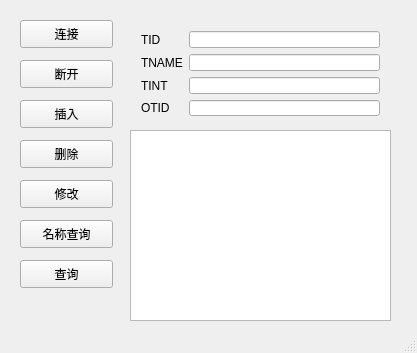
<?xml version="1.0" encoding="UTF-8"?>
<ui version="4.0">
 <class>MainWindow</class>
 <widget class="QMainWindow" name="MainWindow">
  <property name="geometry">
   <rect>
    <x>0</x>
    <y>0</y>
    <width>417</width>
    <height>353</height>
   </rect>
  </property>
  <property name="windowTitle">
   <string>MainWindow</string>
  </property>
  <widget class="QWidget" name="centralWidget">
   <widget class="QPushButton" name="btnCnt">
    <property name="geometry">
     <rect>
      <x>20</x>
      <y>20</y>
      <width>93</width>
      <height>28</height>
     </rect>
    </property>
    <property name="text">
     <string>连接</string>
    </property>
   </widget>
   <widget class="QPushButton" name="btnSelByname">
    <property name="geometry">
     <rect>
      <x>20</x>
      <y>220</y>
      <width>93</width>
      <height>28</height>
     </rect>
    </property>
    <property name="text">
     <string>名称查询</string>
    </property>
   </widget>
   <widget class="QPushButton" name="btnDcnt">
    <property name="geometry">
     <rect>
      <x>20</x>
      <y>60</y>
      <width>93</width>
      <height>28</height>
     </rect>
    </property>
    <property name="text">
     <string>断开</string>
    </property>
   </widget>
   <widget class="QPushButton" name="btnAdd">
    <property name="geometry">
     <rect>
      <x>20</x>
      <y>100</y>
      <width>93</width>
      <height>28</height>
     </rect>
    </property>
    <property name="text">
     <string>插入</string>
    </property>
   </widget>
   <widget class="QPushButton" name="btnDel">
    <property name="geometry">
     <rect>
      <x>20</x>
      <y>140</y>
      <width>93</width>
      <height>28</height>
     </rect>
    </property>
    <property name="text">
     <string>删除</string>
    </property>
   </widget>
   <widget class="QPushButton" name="btnUpdate">
    <property name="geometry">
     <rect>
      <x>20</x>
      <y>180</y>
      <width>93</width>
      <height>28</height>
     </rect>
    </property>
    <property name="text">
     <string>修改</string>
    </property>
   </widget>
   <widget class="QWidget" name="gridLayoutWidget">
    <property name="geometry">
     <rect>
      <x>130</x>
      <y>20</y>
      <width>261</width>
      <height>107</height>
     </rect>
    </property>
    <layout class="QGridLayout" name="gridLayout">
     <item row="0" column="1">
      <widget class="QLineEdit" name="line_id"/>
     </item>
     <item row="1" column="0">
      <widget class="QLabel" name="label_name">
       <property name="text">
        <string>TNAME</string>
       </property>
      </widget>
     </item>
     <item row="2" column="0">
      <widget class="QLabel" name="label_int">
       <property name="text">
        <string>TINT</string>
       </property>
      </widget>
     </item>
     <item row="2" column="1">
      <widget class="QLineEdit" name="line_int"/>
     </item>
     <item row="1" column="1">
      <widget class="QLineEdit" name="line_name"/>
     </item>
     <item row="0" column="0">
      <widget class="QLabel" name="label_id">
       <property name="text">
        <string>TID</string>
       </property>
      </widget>
     </item>
     <item row="3" column="0">
      <widget class="QLabel" name="label_id_new">
       <property name="text">
        <string>OTID</string>
       </property>
      </widget>
     </item>
     <item row="3" column="1">
      <widget class="QLineEdit" name="line_id_old"/>
     </item>
    </layout>
   </widget>
   <widget class="QTableView" name="tableView">
    <property name="geometry">
     <rect>
      <x>130</x>
      <y>130</y>
      <width>261</width>
      <height>191</height>
     </rect>
    </property>
   </widget>
   <widget class="QPushButton" name="btnSel">
    <property name="geometry">
     <rect>
      <x>20</x>
      <y>260</y>
      <width>93</width>
      <height>28</height>
     </rect>
    </property>
    <property name="text">
     <string>查询</string>
    </property>
   </widget>
  </widget>
  <widget class="QStatusBar" name="statusBar"/>
 </widget>
 <layoutdefault spacing="6" margin="11"/>
 <resources/>
 <connections/>
</ui>
